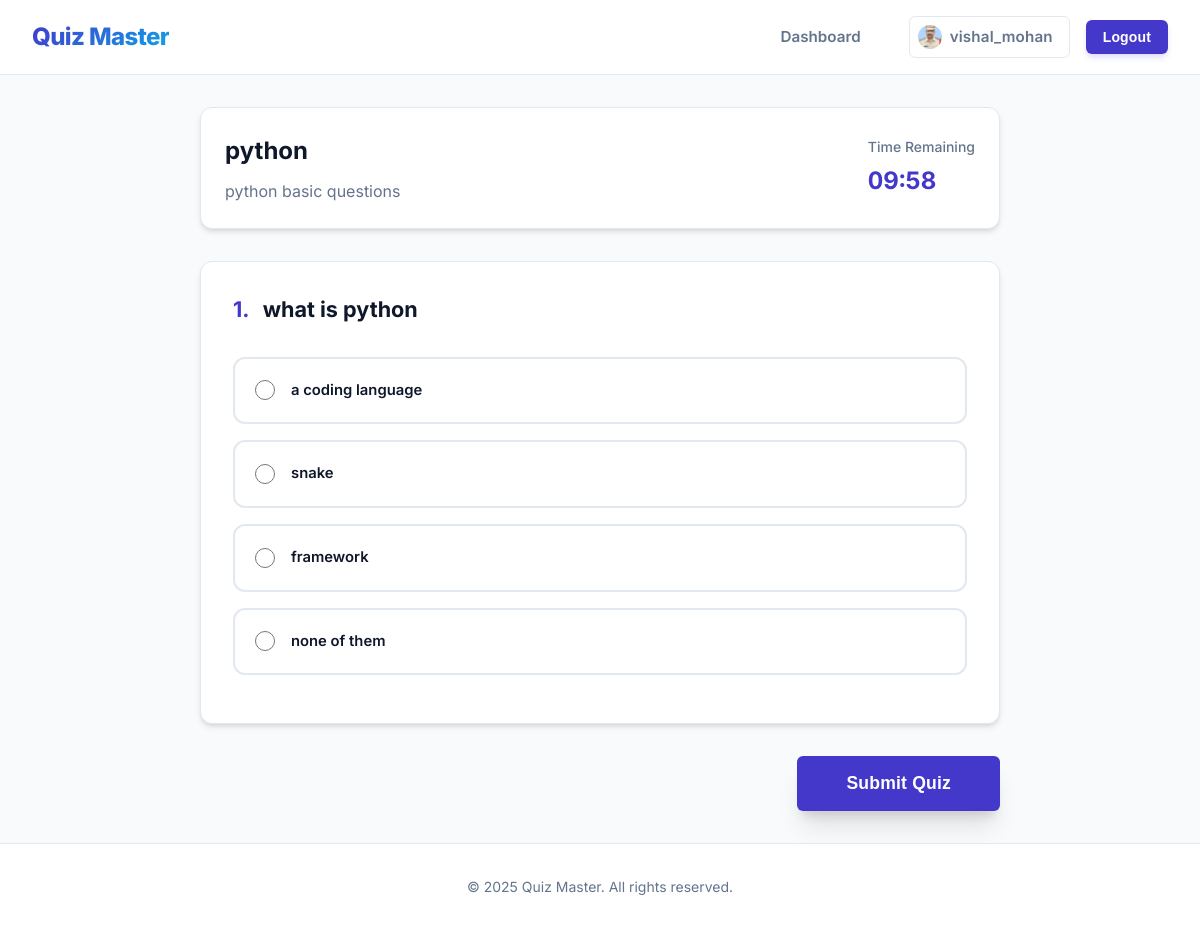
The app's page /take-quiz/1/ (signed in) with its own data.
### quiz_master/models.py (models this page shows, shortened)
class UserProfile(models.Model):
    user = models.OneToOneField(User, on_delete=models.CASCADE)
    image = models.ImageField(default='default.jpg', upload_to='profile_pics')

class Quiz(models.Model):
    title = models.CharField(max_length=200)
    description = models.TextField(blank=True)
    time_limit = models.IntegerField(default=10, help_text="Time limit in minutes")
    created_at = models.DateTimeField(auto_now_add=True)

class Question(models.Model):
    quiz = models.ForeignKey(Quiz, on_delete=models.CASCADE, related_name='questions')
    text = models.CharField(max_length=500)
    option_a = models.CharField(max_length=200)
    option_b = models.CharField(max_length=200)
    option_c = models.CharField(max_length=200)
    option_d = models.CharField(max_length=200)
    correct_option = models.CharField(max_length=1, choices=[
        ('A', 'Option A'),
        ('B', 'Option B'),
        ('C', 'Option C'),
        ('D', 'Option D'),
    ])

### quiz_master/views.py (the view, shortened to what this page needs)
# urls.py: path('take-quiz/<int:quiz_id>/', views.take_quiz, name='take_quiz'),
@login_required
def take_quiz(request, quiz_id):
    quiz = get_object_or_404(Quiz, id=quiz_id)
    if Result.objects.filter(user=request.user, quiz=quiz).exists():
        messages.warning(request, "You have already attempted this quiz.")
        return redirect('dashboard')
    session_key = f'quiz_{quiz_id}_start_time'
    if session_key not in request.session:
        request.session[session_key] = datetime.now().timestamp()
    start_time = datetime.fromtimestamp(request.session[session_key])
    elapsed_time = (datetime.now() - start_time).total_seconds()
    time_limit_seconds = quiz.time_limit * 60
    time_left = int(max(0, time_limit_seconds - elapsed_time))
    return render(request, 'quiz_master/take_quiz.html', {'quiz': quiz, 'time_left': time_left})

### quiz_master/templates/quiz_master/take_quiz.html (shortened to what this page needs)
{% extends 'quiz_master/base.html' %}
{% block content %}
<div class="quiz-container">
    <div class="quiz-header">
        <div>
            <h2 style="margin-bottom: 0.5rem; font-size: 1.5rem;">{{ quiz.title }}</h2>
            <p style="color: var(--text-muted);">{{ quiz.description }}</p>
        </div>
        <div class="timer" id="timer">
            <span
                style="font-size: 0.875rem; color: var(--text-muted); font-weight: 500; display: block; margin-bottom: 0.25rem;">Time
                Remaining</span>
            <span id="time-display">--:--</span>
        </div>
    </div>
    <form method="post" id="quiz-form">
        {% for question in quiz.questions.all %}
        <div class="card question-card">
            <div class="question-text">
                <span style="color: var(--primary); margin-right: 0.5rem;">{{ forloop.counter }}.</span>
                {{ question.text }}
            </div>
            <div class="options-list">
                <label class="option-item">
                    <input type="radio" name="{{ question.id }}" value="A" required onchange="highlightOption(this)">
                    <span>{{ question.option_a }}</span>
                </label>
                <label class="option-item">
                    <input type="radio" name="{{ question.id }}" value="B" onchange="highlightOption(this)">
                    <span>{{ question.option_b }}</span>
                </label>
                <label class="option-item">
                    <input type="radio" name="{{ question.id }}" value="C" onchange="highlightOption(this)">
                    <span>{{ question.option_c }}</span>
                </label>
                <label class="option-item">
                    <input type="radio" name="{{ question.id }}" value="D" onchange="highlightOption(this)">
                    <span>{{ question.option_d }}</span>
                </label>
            </div>
        </div>
        {% endfor %}
        <div style="position: sticky; bottom: 2rem; display: flex; justify-content: flex-end; pointer-events: none;">
            <button type="submit" class="btn btn-primary"
                style="padding: 1rem 3rem; font-size: 1.1rem; pointer-events: auto; box-shadow: var(--shadow-lg);">
                Submit Quiz
            </button>
        </div>
    </form>
</div>
{% endblock %}

### quiz_master/templates/quiz_master/base.html (shortened to what this page needs)
{% load static %}
<!DOCTYPE html>
<html lang="en">
<head>
    <link rel="stylesheet" href="{% static 'quiz_master/css/style.css' %}?v=2.0">
</head>
<body>
    <nav>
        <div class="nav-content">
            <a href="{% url 'dashboard' %}" class="nav-brand">
                Quiz Master
            </a>
            <div class="nav-links">
                <a href="{% url 'dashboard' %}"
                    class="{% if request.resolver_match.url_name == 'dashboard' %}active{% endif %}">Dashboard</a>
                {% if user.is_authenticated %}
                <div style="margin-left: 1rem; display: flex; align-items: center; gap: 1rem;">
                    <a href="{% url 'edit_profile' %}" class="btn btn-secondary btn-sm"
                        style="display: flex; align-items: center; gap: 0.5rem; text-decoration: none; padding-left: 0.5rem;">
                        {% if user.userprofile.image %}
                        <img src="{{ user.userprofile.image.url }}" alt=""
                            style="width: 24px; height: 24px; border-radius: 50%; object-fit: cover;">
                        {% else %}
                        <span style="font-size: 1.2em;">👤</span>
                        {% endif %}
                        {{ user.username }}
                    </a>
                    <form action="{% url 'logout' %}" method="post" style="display:inline;">
                        <button type="submit" class="btn btn-primary btn-sm">Logout</button>
                    </form>
                </div>
                {% endif %}
            </div>
        </div>
    </nav>
    <div class="container">
        {% block content %}
        {% endblock %}
    </div>
    <footer>
        <div class="container" style="padding: 0;">
            <p>&copy; {% now "Y" %} Quiz Master. All rights reserved.</p>
        </div>
    </footer>
</body>
</html>

### quiz_master/static/quiz_master/css/style.css (style rules this page uses)
:root { --primary: #4338ca; --primary-light: #6366f1; --primary-dark: #312e81; --secondary: #64748b; --accent: #0ea5e9; --background: #f8fafc; --surface: #ffffff; --surface-hover: #f1f5f9; --text-main: #0f172a; --text-muted: #64748b; --text-light: #94a3b8; --border: #e2e8f0; --success: #10b981; --success-bg: #ecfdf5; --success-text: #065f46; --error: #ef4444; --error-bg: #fef2f2; --error-text: #991b1b; --warning: #f59e0b; --radius: 0.75rem; --radius-sm: 0.375rem; --shadow-sm: 0 1px 2px 0 rgb(0 0 0 / 0.05); --shadow: 0 4px 6px -1px rgb(0 0 0 / 0.1), 0 2px 4px -2px rgb(0 0 0 / 0.1); --shadow-md: 0 10px 15px -3px rgb(0 0 0 / 0.1), 0 4px 6px -4px rgb(0 0 0 / 0.1); --shadow-lg: 0 20px 25px -5px rgb(0 0 0 / 0.1), 0 10px 10px -5px rgb(0 0 0 / 0.1); --font-sans: 'Inter', system-ui, -apple-system, sans-serif; --transition: all 0.2s cubic-bezier(0.4, 0, 0.2, 1); }
*, *::before, *::after { box-sizing: border-box; margin: 0; padding: 0; }
body { font-family: var(--font-sans); background-color: var(--background); color: var(--text-main); line-height: 1.6; min-height: 100vh; display: flex; flex-direction: column; -webkit-font-smoothing: antialiased; }
a { color: var(--primary); text-decoration: none; transition: var(--transition); }
img { max-width: 100%; display: block; }
.container { width: 100%; max-width: 1200px; margin: 0 auto; padding: 2rem; flex: 1; }
nav { background: var(--surface); border-bottom: 1px solid var(--border); position: sticky; top: 0; z-index: 50; backdrop-filter: blur(8px); background-color: rgba(255, 255, 255, 0.9); }
.nav-content { max-width: 1200px; margin: 0 auto; padding: 1rem 2rem; display: flex; justify-content: space-between; align-items: center; }
.nav-brand { font-weight: 800; font-size: 1.5rem; background: linear-gradient(135deg, var(--primary) 0%, var(--accent) 100%); background-clip: text; -webkit-background-clip: text; -webkit-text-fill-color: transparent; letter-spacing: -0.025em; }
.nav-links { display: flex; gap: 2rem; align-items: center; }
.nav-links a { color: var(--text-muted); font-weight: 600; font-size: 0.95rem; position: relative; }
.card { background: var(--surface); border-radius: var(--radius); box-shadow: var(--shadow); padding: 2rem; border: 1px solid var(--border); transition: var(--transition); }
.btn { display: inline-flex; align-items: center; justify-content: center; padding: 0.75rem 1.5rem; border-radius: var(--radius-sm); font-weight: 600; text-align: center; cursor: pointer; transition: var(--transition); border: 1px solid transparent; font-size: 0.95rem; letter-spacing: 0.01em; }
.btn-primary { background-color: var(--primary); color: white; box-shadow: 0 4px 6px -1px rgba(79, 70, 229, 0.2); }
.btn-secondary { background-color: var(--surface); border-color: var(--border); color: var(--text-main); }
.btn-sm { padding: 0.5rem 1rem; font-size: 0.875rem; }
label { display: block; margin-bottom: 0.5rem; font-weight: 600; color: var(--text-main); font-size: 0.925rem; }
.quiz-container { max-width: 800px; margin: 0 auto; }
.quiz-header { display: flex; justify-content: space-between; align-items: center; margin-bottom: 2rem; background: var(--surface); padding: 1.5rem; border-radius: var(--radius); box-shadow: var(--shadow); border: 1px solid var(--border); }
.timer { font-size: 1.5rem; font-weight: 700; color: var(--primary); font-variant-numeric: tabular-nums; }
.question-card { margin-bottom: 2rem; animation: fadeIn 0.5s ease-out; }
.question-text { font-size: 1.35rem; font-weight: 700; margin-bottom: 2rem; line-height: 1.4; }
.option-item { display: flex; align-items: center; padding: 1.25rem; border: 2px solid var(--border); border-radius: var(--radius); cursor: pointer; transition: var(--transition); margin-bottom: 1rem; position: relative; background: var(--surface); }
.option-item input[type="radio"] { width: 1.25rem; height: 1.25rem; margin-right: 1rem; accent-color: var(--primary); }
footer { margin-top: auto; padding: 2rem 0; text-align: center; color: var(--text-muted); font-size: 0.875rem; border-top: 1px solid var(--border); background: var(--surface); }

### records on screen
Quiz: title "python", description "python basic questions"
Question: text "what is python", option_a "a coding language", option_b "snake", option_c "framework", option_d "none of them"

### other values on screen
{{ user.username }} "vishal_mohan"
